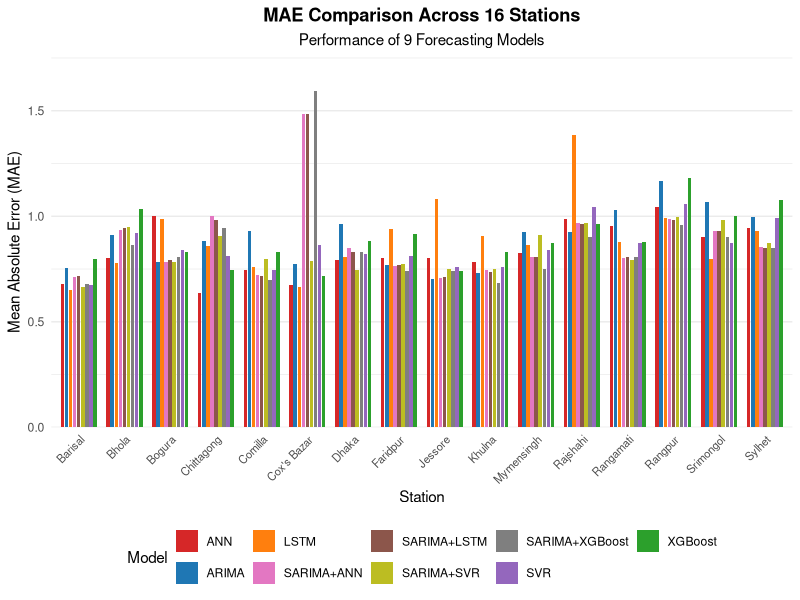
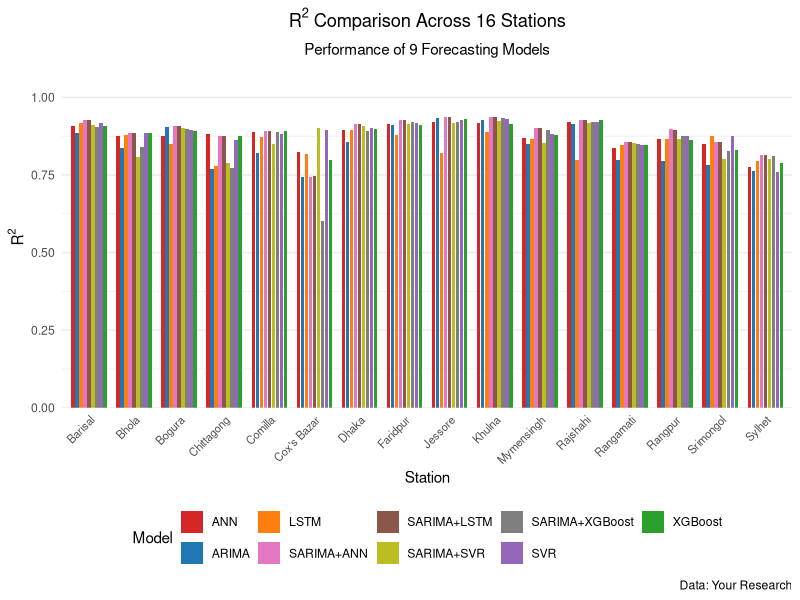
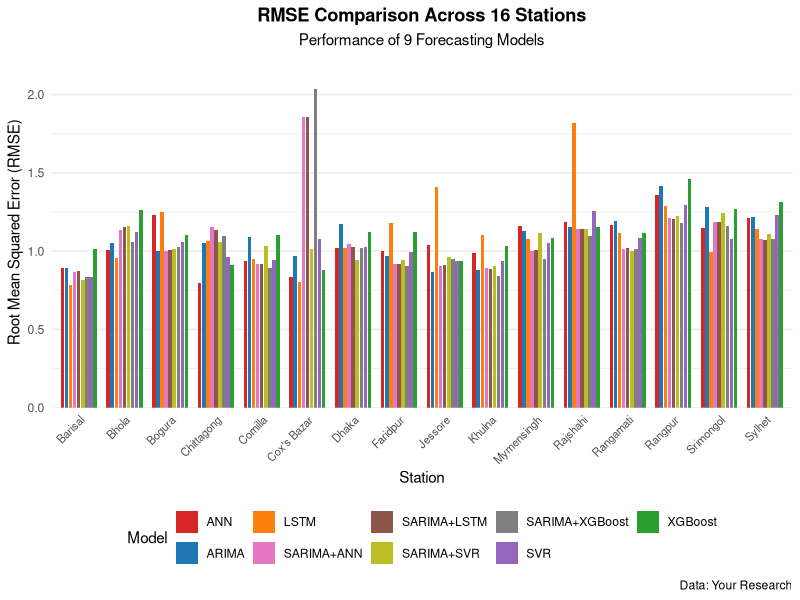
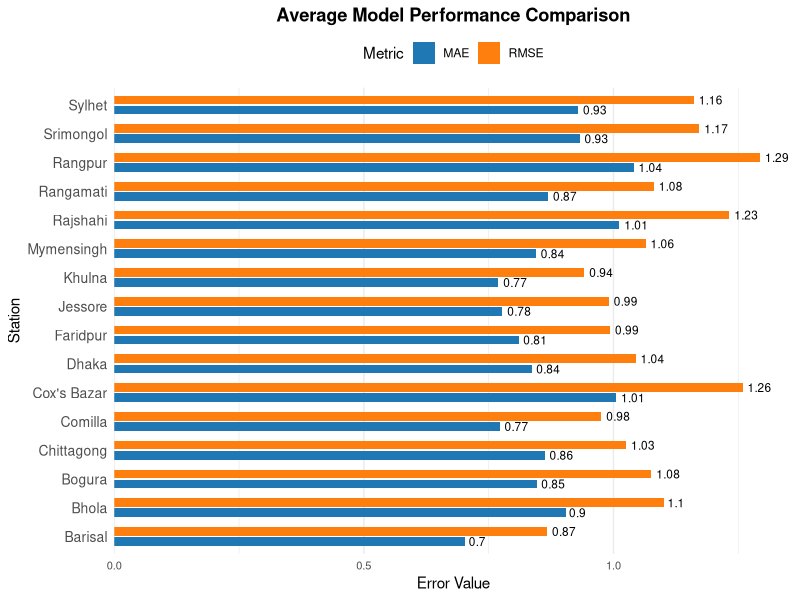

Source code (R) for these figures, in order:
library(ggplot2)
library(dplyr)

# Corrected data with all updated MAE values
metrics_data <- data.frame(
  Station = rep(c("Dhaka", "Chittagong", "Barisal", "Bogura", "Comilla", 
                  "Cox's Bazar", "Faridpur", "Jessore", "Khulna", "Rajshahi",
                  "Rangamati", "Rangpur", "Sylhet", "Srimongol", "Bhola", 
                  "Mymensingh"), each = 9),
  Model = rep(c("ARIMA", "LSTM", "XGBoost", "ANN", "SVR", "SARIMA+LSTM", 
                "SARIMA+ANN", "SARIMA+XGBoost", "SARIMA+SVR"), 16),
  MAE = c(
    # Dhaka
    0.9616, 0.8071, 0.8818, 0.7906, 0.8210, 0.8320, 0.8510, 0.8323, 0.7457,
    # Chittagong
    0.8814, 0.8594, 0.7431, 0.6360, 0.8109, 0.9816, 1.0012, 0.9433, 0.9044,
    # Barisal
    0.7540, 0.6510, 0.7957, 0.6812, 0.6757, 0.7168, 0.7106, 0.6794, 0.6633,
    # Bogura
    0.7817, 0.9881, 0.8328, 1.0036, 0.8411, 0.7914, 0.7823, 0.8076, 0.7848,
    # Comilla
    0.9295, 0.7599, 0.8328, 0.7456, 0.7470, 0.7187, 0.7217, 0.6988, 0.7964,
    # Cox's Bazar
    0.7729, 0.6668, 0.7180, 0.6757, 0.8637, 1.4846, 1.4868, 1.5957, 0.7864,
    # Faridpur
    0.7675, 0.9398, 0.9143, 0.8027, 0.8119, 0.7690, 0.7657, 0.7412, 0.7762,
    # Jessore
    0.7036, 1.0839, 0.7384, 0.8037, 0.7584, 0.7105, 0.7081, 0.7401, 0.7523,
    # Khulna
    0.7324, 0.9081, 0.8292, 0.7850, 0.7604, 0.7366, 0.7444, 0.6820, 0.7481,
    # Rajshahi
    0.9251, 1.3846, 0.9633, 0.9883, 1.0441, 0.9626, 0.9690, 0.9027, 0.9692,
    # Rangamati
    1.0290, 0.8795, 0.8795, 0.9544, 0.8723, 0.8092, 0.8017, 0.8077, 0.7916,
    # Rangpur
    1.1648, 0.9926, 1.1819, 1.0435, 1.0595, 0.9841, 0.9865, 0.9574, 0.9949,
    # Sylhet
    0.9948, 0.9310, 1.0751, 0.9465, 0.9913, 0.8504, 0.8539, 0.8482, 0.8740,
    # Srimongol
    1.0672, 0.7972, 1.0034, 0.9025, 0.8712, 0.9299, 0.9304, 0.9033, 0.9842,
    # Bhola
    0.9102, 0.7796, 1.0354, 0.8004, 0.9222, 0.9436, 0.9329, 0.8641, 0.9491,
    # Mymensingh
    0.9254, 0.8628, 0.8732, 0.8247, 0.8396, 0.8087, 0.8056, 0.7499, 0.9135
  )
)

# Color palette for models
model_colors <- c(
  "ARIMA" = "#1f77b4", "LSTM" = "#ff7f0e", "XGBoost" = "#2ca02c",
  "ANN" = "#d62728", "SVR" = "#9467bd", "SARIMA+LSTM" = "#8c564b",
  "SARIMA+ANN" = "#e377c2", "SARIMA+XGBoost" = "#7f7f7f", "SARIMA+SVR" = "#bcbd22"
)

# Plot
ggplot(metrics_data, aes(x = Station, y = MAE, fill = Model)) +
  geom_bar(stat = "identity", position = position_dodge(width = 0.8), width = 0.7) +
  scale_fill_manual(values = model_colors) +
  labs(
    title = "MAE Comparison Across 16 Stations",
    subtitle = "Performance of 9 Forecasting Models",
    x = "Station",
    y = "Mean Absolute Error (MAE)",
   
  ) +
  theme_minimal() +
  theme(
    axis.text.x = element_text(angle = 45, hjust = 1, size = 8),
    legend.position = "bottom",
    plot.title = element_text(hjust = 0.5, face = "bold"),
    plot.subtitle = element_text(hjust = 0.5),
    panel.grid.major.x = element_blank()
  ) +
  scale_y_continuous(expand = expansion(mult = c(0, 0.1)))

#########################################################################################
library(ggplot2)
library(dplyr)

# Create dataframe with R² values
r2_data <- data.frame(
  Station = rep(c("Dhaka", "Chittagong", "Barisal", "Bogura", "Comilla", 
                  "Cox's Bazar", "Faridpur", "Jessore", "Khulna", "Rajshahi",
                  "Rangamati", "Rangpur", "Sylhet", "Srimongol", "Bhola", 
                  "Mymensingh"), each = 9),
  Model = rep(c("ARIMA", "LSTM", "XGBoost", "ANN", "SVR", "SARIMA+LSTM", 
                "SARIMA+ANN", "SARIMA+XGBoost", "SARIMA+SVR"), 16),
  R2 = c(
    # Dhaka
    0.8569, 0.8934, 0.8977, 0.8953, 0.9014, 0.9141, 0.9139, 0.8910, 0.9067,
    # Chittagong
    0.7707, 0.7774, 0.8751, 0.8828, 0.8635, 0.8760, 0.8759, 0.7721, 0.7881,
    # Barisal
    0.8857, 0.9171, 0.9065, 0.9084, 0.9189, 0.9280, 0.9264, 0.9057, 0.9102,
    # Bogura
    0.9035, 0.8490, 0.8911, 0.8741, 0.8937, 0.9073, 0.9078, 0.8989, 0.9007,
    # Comilla
    0.8219, 0.8733, 0.8911, 0.8887, 0.8833, 0.8927, 0.8927, 0.8882, 0.8509,
    # Cox's Bazar
    0.7427, 0.8184, 0.7968, 0.8224, 0.8953, 0.7453, 0.7449, 0.6002, 0.9004,
    # Faridpur
    0.9102, 0.8794, 0.9099, 0.9144, 0.9181, 0.9268, 0.9267, 0.9219, 0.9151,
    # Jessore
    0.9340, 0.8210, 0.9291, 0.9195, 0.9273, 0.9352, 0.9358, 0.9209, 0.9189,
    # Khulna
    0.9279, 0.8870, 0.9157, 0.9177, 0.9298, 0.9374, 0.9376, 0.9340, 0.9242,
    # Rajshahi
    0.9135, 0.7974, 0.9273, 0.9218, 0.9205, 0.9278, 0.9279, 0.9222, 0.9161,
    # Rangamati
    0.7991, 0.8469, 0.8469, 0.8359, 0.8455, 0.8560, 0.8571, 0.8499, 0.8539,
    # Rangpur
    0.7963, 0.8644, 0.8621, 0.8658, 0.8740, 0.8947, 0.8966, 0.8744, 0.8644,
    # Sylhet
    0.7637, 0.7958, 0.7880, 0.7752, 0.7604, 0.8146, 0.8147, 0.8115, 0.8013,
    # Srimongol
    0.7805, 0.8762, 0.8315, 0.8485, 0.8750, 0.8552, 0.8556, 0.8257, 0.8004,
    # Bhola
    0.8382, 0.8774, 0.8858, 0.8760, 0.8867, 0.8866, 0.8857, 0.8385, 0.8064,
    # Mymensingh
    0.8500, 0.8674, 0.8795, 0.8700, 0.8808, 0.9015, 0.9023, 0.8947, 0.8545
  )
)

# Use the same color palette as MAE plot
model_colors <- c(
  "ARIMA" = "#1f77b4", "LSTM" = "#ff7f0e", "XGBoost" = "#2ca02c",
  "ANN" = "#d62728", "SVR" = "#9467bd", "SARIMA+LSTM" = "#8c564b",
  "SARIMA+ANN" = "#e377c2", "SARIMA+XGBoost" = "#7f7f7f", "SARIMA+SVR" = "#bcbd22"
)

# Create R² plot
ggplot(r2_data, aes(x = Station, y = R2, fill = Model)) +
  geom_bar(stat = "identity", position = position_dodge(width = 0.8), width = 0.7) +
  scale_fill_manual(values = model_colors) +
  labs(
    title = expression(paste(R^2, " Comparison Across 16 Stations")),
    subtitle = "Performance of 9 Forecasting Models",
    x = "Station",
    y = expression(R^2),
    caption = "Data: Your Research"
  ) +
  theme_minimal() +
  theme(
    axis.text.x = element_text(angle = 45, hjust = 1, size = 8),
    legend.position = "bottom",
    plot.title = element_text(hjust = 0.5, face = "bold"),
    plot.subtitle = element_text(hjust = 0.5),
    panel.grid.major.x = element_blank()
  ) +
  scale_y_continuous(limits = c(0, 1), expand = expansion(mult = c(0, 0.1)))

##################################################################

library(ggplot2)
library(dplyr)

# Create dataframe with RMSE values
rmse_data <- data.frame(
  Station = rep(c("Dhaka", "Chittagong", "Barisal", "Bogura", "Comilla", 
                  "Cox's Bazar", "Faridpur", "Jessore", "Khulna", "Rajshahi",
                  "Rangamati", "Rangpur", "Sylhet", "Srimongol", "Bhola", 
                  "Mymensingh"), each = 9),
  Model = rep(c("ARIMA", "LSTM", "XGBoost", "ANN", "SVR", "SARIMA+LSTM", 
                "SARIMA+ANN", "SARIMA+XGBoost", "SARIMA+SVR"), 16),
  RMSE = c(
    # Dhaka
    1.1749, 1.0201, 1.1203, 1.0217, 1.0247, 1.0258, 1.0456, 1.0221, 0.9458,
    # Chittagong
    1.0524, 1.0672, 0.9087, 0.7955, 0.9634, 1.1349, 1.1566, 1.0957, 1.0566,
    # Barisal
    0.8927, 0.7836, 1.0107, 0.8931, 0.8347, 0.8721, 0.8675, 0.8363, 0.8163,
    # Bogura
    1.0005, 1.2495, 1.1011, 1.2295, 1.0560, 1.0080, 1.0010, 1.0240, 1.0151,
    # Comilla
    1.0906, 0.9525, 1.1011, 0.9345, 0.9435, 0.9160, 0.9183, 0.8933, 1.0316,
    # Cox's Bazar
    0.9684, 0.8041, 0.8801, 0.8355, 1.08, 1.8547, 1.8542, 2.0369, 1.0165,
    # Faridpur
    0.9662, 1.1820, 1.1200, 0.9987, 0.9928, 0.9180, 0.9149, 0.9052, 0.9440,
    # Jessore
    0.8696, 1.4117, 0.9346, 1.0360, 0.9356, 0.9108, 0.9054, 0.9524, 0.9640,
    # Khulna
    0.8822, 1.1042, 1.0348, 0.9886, 0.9349, 0.8874, 0.8945, 0.8441, 0.9048,
    # Rajshahi
    1.1538, 1.8206, 1.1530, 1.1878, 1.2549, 1.1382, 1.1430, 1.0991, 1.1418,
    # Rangamati
    1.1922, 1.1146, 1.1146, 1.1698, 1.0844, 1.0218, 1.0142, 1.0153, 1.0016,
    # Rangpur
    1.4132, 1.2913, 1.4575, 1.3605, 1.2953, 1.2073, 1.2136, 1.1797, 1.2255,
    # Sylhet
    1.2155, 1.1429, 1.3151, 1.2140, 1.2291, 1.0716, 1.0767, 1.0782, 1.1069,
    # Srimongol
    1.2802, 0.9947, 1.2714, 1.1492, 1.0795, 1.1870, 1.1872, 1.1593, 1.2405,
    # Bhola
    1.0543, 0.9559, 1.2643, 1.0040, 1.1237, 1.1514, 1.1379, 1.0603, 1.1609,
    # Mymensingh
    1.1305, 1.0794, 1.0835, 1.1614, 1.0545, 1.0066, 1.0011, 0.9494, 1.1162
  )
)

# Use the same color palette as previous plots
model_colors <- c(
  "ARIMA" = "#1f77b4", "LSTM" = "#ff7f0e", "XGBoost" = "#2ca02c",
  "ANN" = "#d62728", "SVR" = "#9467bd", "SARIMA+LSTM" = "#8c564b",
  "SARIMA+ANN" = "#e377c2", "SARIMA+XGBoost" = "#7f7f7f", "SARIMA+SVR" = "#bcbd22"
)

# Create RMSE plot
ggplot(rmse_data, aes(x = Station, y = RMSE, fill = Model)) +
  geom_bar(stat = "identity", position = position_dodge(width = 0.8), width = 0.7) +
  scale_fill_manual(values = model_colors) +
  labs(
    title = "RMSE Comparison Across 16 Stations",
    subtitle = "Performance of 9 Forecasting Models",
    x = "Station",
    y = "Root Mean Squared Error (RMSE)",
    caption = "Data: Your Research"
  ) +
  theme_minimal() +
  theme(
    axis.text.x = element_text(angle = 45, hjust = 1, size = 8),
    legend.position = "bottom",
    plot.title = element_text(hjust = 0.5, face = "bold"),
    plot.subtitle = element_text(hjust = 0.5),
    panel.grid.major.x = element_blank()
  ) +
  scale_y_continuous(expand = expansion(mult = c(0, 0.1)))




####################################

library(ggplot2)
library(dplyr)
library(tidyr)

# Prepare combined MAE and RMSE data
metrics_data <- data.frame(
  Station = rep(c("Dhaka", "Chittagong", "Barisal", "Bogura", "Comilla", 
                  "Cox's Bazar", "Faridpur", "Jessore", "Khulna", "Rajshahi",
                  "Rangamati", "Rangpur", "Sylhet", "Srimongol", "Bhola", 
                  "Mymensingh"), each = 9),
  Model = rep(c("ARIMA", "LSTM", "XGBoost", "ANN", "SVR", "SARIMA+LSTM", 
                "SARIMA+ANN", "SARIMA+XGBoost", "SARIMA+SVR"), 16),
  MAE = c(
    0.9616, 0.8071, 0.8818, 0.7906, 0.8210, 0.8320, 0.8510, 0.8323, 0.7457,
    0.8814, 0.8594, 0.7431, 0.6360, 0.8109, 0.9816, 1.0012, 0.9433, 0.9044,
    0.7540, 0.6510, 0.7957, 0.6812, 0.6757, 0.7168, 0.7106, 0.6794, 0.6633,
    0.7817, 0.9881, 0.8328, 1.0036, 0.8411, 0.7914, 0.7823, 0.8076, 0.7848,
    0.9295, 0.7599, 0.8328, 0.7456, 0.7470, 0.7187, 0.7217, 0.6988, 0.7964,
    0.7729, 0.6668, 0.7180, 0.6757, 0.8637, 1.4846, 1.4868, 1.5957, 0.7864,
    0.7675, 0.9398, 0.9143, 0.8027, 0.8119, 0.7690, 0.7657, 0.7412, 0.7762,
    0.7036, 1.0839, 0.7384, 0.8037, 0.7584, 0.7105, 0.7081, 0.7401, 0.7523,
    0.7324, 0.9081, 0.8292, 0.7850, 0.7604, 0.7366, 0.7444, 0.6820, 0.7481,
    0.9251, 1.3846, 0.9633, 0.9883, 1.0441, 0.9626, 0.9690, 0.9027, 0.9692,
    1.0290, 0.8795, 0.8795, 0.9544, 0.8723, 0.8092, 0.8017, 0.8077, 0.7916,
    1.1648, 0.9926, 1.1819, 1.0435, 1.0595, 0.9841, 0.9865, 0.9574, 0.9949,
    0.9948, 0.9310, 1.0751, 0.9465, 0.9913, 0.8504, 0.8539, 0.8482, 0.8740,
    1.0672, 0.7972, 1.0034, 0.9025, 0.8712, 0.9299, 0.9304, 0.9033, 0.9842,
    0.9102, 0.7796, 1.0354, 0.8004, 0.9222, 0.9436, 0.9329, 0.8641, 0.9491,
    0.9254, 0.8628, 0.8732, 0.8247, 0.8396, 0.8087, 0.8056, 0.7499, 0.9135
  ),
  RMSE = c(
    1.1749, 1.0201, 1.1203, 1.0217, 1.0247, 1.0258, 1.0456, 1.0221, 0.9458,
    1.0524, 1.0672, 0.9087, 0.7955, 0.9634, 1.1349, 1.1566, 1.0957, 1.0566,
    0.8927, 0.7836, 1.0107, 0.8931, 0.8347, 0.8721, 0.8675, 0.8363, 0.8163,
    1.0005, 1.2495, 1.1011, 1.2295, 1.0560, 1.0080, 1.0010, 1.0240, 1.0151,
    1.0906, 0.9525, 1.1011, 0.9345, 0.9435, 0.9160, 0.9183, 0.8933, 1.0316,
    0.9684, 0.8041, 0.8801, 0.8355, 1.08, 1.8547, 1.8542, 2.0369, 1.0165,
    0.9662, 1.1820, 1.1200, 0.9987, 0.9928, 0.9180, 0.9149, 0.9052, 0.9440,
    0.8696, 1.4117, 0.9346, 1.0360, 0.9356, 0.9108, 0.9054, 0.9524, 0.9640,
    0.8822, 1.1042, 1.0348, 0.9886, 0.9349, 0.8874, 0.8945, 0.8441, 0.9048,
    1.1538, 1.8206, 1.1530, 1.1878, 1.2549, 1.1382, 1.1430, 1.0991, 1.1418,
    1.1922, 1.1146, 1.1146, 1.1698, 1.0844, 1.0218, 1.0142, 1.0153, 1.0016,
    1.4132, 1.2913, 1.4575, 1.3605, 1.2953, 1.2073, 1.2136, 1.1797, 1.2255,
    1.2155, 1.1429, 1.3151, 1.2140, 1.2291, 1.0716, 1.0767, 1.0782, 1.1069,
    1.2802, 0.9947, 1.2714, 1.1492, 1.0795, 1.1870, 1.1872, 1.1593, 1.2405,
    1.0543, 0.9559, 1.2643, 1.0040, 1.1237, 1.1514, 1.1379, 1.0603, 1.1609,
    1.1305, 1.0794, 1.0835, 1.1614, 1.0545, 1.0066, 1.0011, 0.9494, 1.1162
  )
)

# Calculate average MAE and RMSE per station
avg_metrics <- metrics_data %>%
  group_by(Station) %>%
  summarize(
    Avg_MAE = mean(MAE),
    Avg_RMSE = mean(RMSE)
  ) %>%
  pivot_longer(cols = c(Avg_MAE, Avg_RMSE), names_to = "Metric", values_to = "Value")

# Create horizontal bar plot
ggplot(avg_metrics, aes(x = Value, y = Station, fill = Metric)) +
  geom_bar(stat = "identity", position = position_dodge(width = 0.7), width = 0.6) +
  scale_fill_manual(values = c("Avg_MAE" = "#1f77b4", "Avg_RMSE" = "#ff7f0e"),
                    labels = c("MAE", "RMSE")) +
  labs(
    title = "Average Model Performance Comparison",
    x = "Error Value",
    y = "Station",
    fill = "Metric"
  ) +
  theme_minimal() +
  theme(
    axis.text.y = element_text(size = 10),
    axis.text.x = element_text(size = 8),
    legend.position = "top",
    panel.grid.major.y = element_blank(),
    plot.title = element_text(hjust = 0.5, face = "bold")
  ) +
  scale_x_continuous(expand = expansion(mult = c(0, 0.05))) +
  geom_text(aes(label = round(Value, 2)), 
            position = position_dodge(width = 0.7),
            hjust = -0.2, size = 3)
